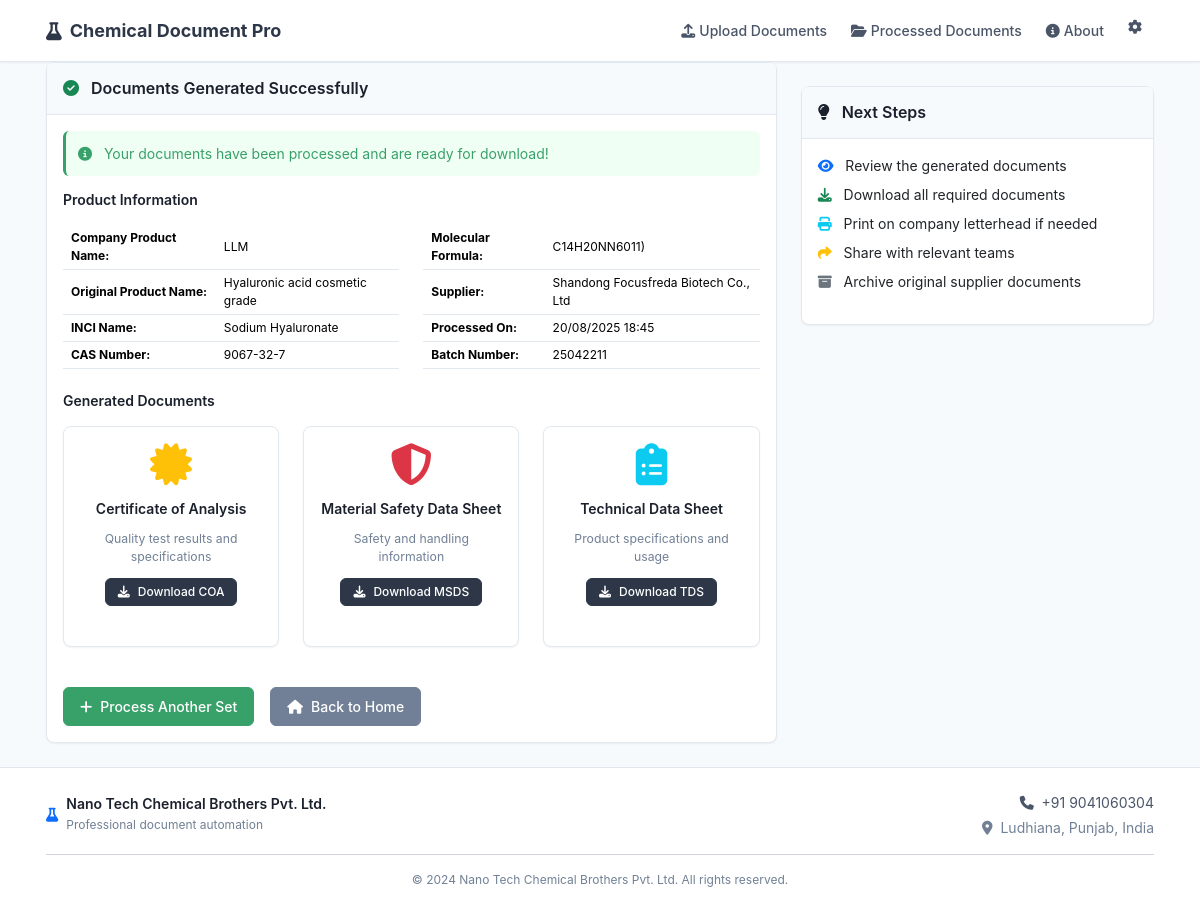
The app's page /results/9 with its own data.
### models.py (models this page shows, shortened)
class DocumentSet(db.Model):
    id = db.Column(db.Integer, primary_key=True)
    original_product_name = db.Column(db.String(200), nullable=False)
    company_product_name = db.Column(db.String(200), nullable=False)
    supplier_name = db.Column(db.String(200), nullable=False)
    cas_number = db.Column(db.String(50))
    inci_name = db.Column(db.String(200))
    molecular_formula = db.Column(db.String(100))
    batch_number = db.Column(db.String(100))
    manufacturing_date = db.Column(db.Date)
    expiry_date = db.Column(db.Date)
    created_at = db.Column(db.DateTime, default=datetime.utcnow)
    supplier_coa_path = db.Column(db.String(500))
    supplier_msds_path = db.Column(db.String(500))
    supplier_tds_path = db.Column(db.String(500))
    generated_coa_path = db.Column(db.String(500))
    generated_msds_path = db.Column(db.String(500))
    generated_tds_path = db.Column(db.String(500))
    extracted_data = db.Column(db.Text)  # Will store JSON string

### routes.py (the view)
@app.route('/results/<int:doc_set_id>')
def results(doc_set_id):
    doc_set = DocumentSet.query.get_or_404(doc_set_id)
    extracted_data = json.loads(doc_set.extracted_data) if doc_set.extracted_data else {}
    return render_template('results.html', doc_set=doc_set, extracted_data=extracted_data)

### templates/results.html (shortened to what this page needs)
{% extends "base.html" %}
{% block content %}
<div class="container">
    <div class="row">
        <div class="col-lg-8">
            <div class="card">
                <div class="card-header">
                    <h3 class="card-title mb-0">
                        <i class="fas fa-check-circle text-success me-2"></i>
                        Documents Generated Successfully
                    </h3>
                </div>
                <div class="card-body">
                    <div class="alert alert-success" role="alert">
                        <i class="fas fa-info-circle me-2"></i>
                        Your documents have been processed and are ready for download!
                    </div>
                    <h5 class="mb-3">Product Information</h5>
                    <div class="row mb-4">
                        <div class="col-md-6">
                            <table class="table table-sm">
                                <tr>
                                    <td><strong>Company Product Name:</strong></td>
                                    <td>{{ doc_set.company_product_name }}</td>
                                </tr>
                                <tr>
                                    <td><strong>Original Product Name:</strong></td>
                                    <td>{{ doc_set.original_product_name or 'N/A' }}</td>
                                </tr>
                                <tr>
                                    <td><strong>INCI Name:</strong></td>
                                    <td>{{ doc_set.inci_name or 'N/A' }}</td>
                                </tr>
                                <tr>
                                    <td><strong>CAS Number:</strong></td>
                                    <td>{{ doc_set.cas_number or 'N/A' }}</td>
                                </tr>
                            </table>
                        </div>
                        <div class="col-md-6">
                            <table class="table table-sm">
                                <tr>
                                    <td><strong>Molecular Formula:</strong></td>
                                    <td>{{ doc_set.molecular_formula or 'N/A' }}</td>
                                </tr>
                                <tr>
                                    <td><strong>Supplier:</strong></td>
                                    <td>{{ doc_set.supplier_name or 'N/A' }}</td>
                                </tr>
                                <tr>
                                    <td><strong>Processed On:</strong></td>
                                    <td>{{ doc_set.created_at.strftime('%d/%m/%Y %H:%M') }}</td>
                                </tr>
                                <tr>
                                    <td><strong>Batch Number:</strong></td>
                                    <td>{{ doc_set.batch_number or 'Auto-generated' }}</td>
                                </tr>
                            </table>
                        </div>
                    </div>
                    <h5 class="mb-3">Generated Documents</h5>
                    <div class="row">
                        <div class="col-md-4 mb-3">
                            <div class="card h-100">
                                <div class="card-body text-center">
                                    <i class="fas fa-certificate fa-3x text-warning mb-3"></i>
                                    <h6>Certificate of Analysis</h6>
                                    <p class="text-muted small">Quality test results and specifications</p>
                                    {% if doc_set.generated_coa_path %}
                                        <a href="{{ url_for('download', doc_set_id=doc_set.id, doc_type='coa') }}"
                                           class="btn btn-primary btn-sm">
                                            <i class="fas fa-download me-1"></i>Download COA
                                        </a>
                                    {% else %}
                                        <span class="text-muted">Not available</span>
                                    {% endif %}
                                </div>
                            </div>
                        </div>
                        <div class="col-md-4 mb-3">
                            <div class="card h-100">
                                <div class="card-body text-center">
                                    <i class="fas fa-shield-alt fa-3x text-danger mb-3"></i>
                                    <h6>Material Safety Data Sheet</h6>
                                    <p class="text-muted small">Safety and handling information</p>
                                    {% if doc_set.generated_msds_path %}
                                        <a href="{{ url_for('download', doc_set_id=doc_set.id, doc_type='msds') }}"
                                           class="btn btn-primary btn-sm">
                                            <i class="fas fa-download me-1"></i>Download MSDS
                                        </a>
                                    {% else %}
                                        <span class="text-muted">Not available</span>
                                    {% endif %}
                                </div>
                            </div>
                        </div>
                        <div class="col-md-4 mb-3">
                            <div class="card h-100">
                                <div class="card-body text-center">
                                    <i class="fas fa-clipboard-list fa-3x text-info mb-3"></i>
                                    <h6>Technical Data Sheet</h6>
                                    <p class="text-muted small">Product specifications and usage</p>
                                    {% if doc_set.generated_tds_path %}
                                        <a href="{{ url_for('download', doc_set_id=doc_set.id, doc_type='tds') }}"
                                           class="btn btn-primary btn-sm">
                                            <i class="fas fa-download me-1"></i>Download TDS
                                        </a>
                                    {% else %}
                                        <span class="text-muted">Not available</span>
                                    {% endif %}
                                </div>
                            </div>
                        </div>
                    </div>
                    <div class="d-grid gap-2 d-md-flex justify-content-md-start mt-4">
                        <a href="{{ url_for('upload') }}" class="btn btn-success me-md-2">
                            <i class="fas fa-plus me-1"></i>
                            Process Another Set
                        </a>
                        <a href="{{ url_for('index') }}" class="btn btn-secondary">
                            <i class="fas fa-home me-1"></i>
                            Back to Home
                        </a>
                    </div>
                </div>
            </div>
        </div>
        <div class="col-lg-4">
            <div class="card mt-4">
                <div class="card-header">
                    <h5 class="card-title mb-0">
                        <i class="fas fa-lightbulb me-2"></i>
                        Next Steps
                    </h5>
                </div>
                <div class="card-body">
                    <ul class="list-unstyled">
                        <li class="mb-2">
                            <i class="fas fa-eye text-primary me-2"></i>
                            Review the generated documents
                        </li>
                        <li class="mb-2">
                            <i class="fas fa-download text-success me-2"></i>
                            Download all required documents
                        </li>
                        <li class="mb-2">
                            <i class="fas fa-print text-info me-2"></i>
                            Print on company letterhead if needed
                        </li>
                        <li class="mb-2">
                            <i class="fas fa-share text-warning me-2"></i>
                            Share with relevant teams
                        </li>
                        <li class="mb-2">
                            <i class="fas fa-archive text-secondary me-2"></i>
                            Archive original supplier documents
                        </li>
                    </ul>
                </div>
            </div>
        </div>
    </div>
</div>
{% endblock %}

### static/css/custom.css (style rules this page uses)
:root { --primary: #2d3748; --primary-light: #4a5568; --primary-dark: #1a202c; --secondary: #718096; --accent: #3182ce; --success: #38a169; --warning: #d69e2e; --danger: #e53e3e; --white: #ffffff; --gray-50: #f7fafc; --gray-100: #edf2f7; --gray-200: #e2e8f0; --gray-300: #cbd5e1; --gray-400: #a0aec0; --gray-500: #718096; --gray-600: #4a5568; --gray-700: #2d3748; --gray-800: #1a202c; --gray-900: #171923; --space-xs: 0.25rem; --space-sm: 0.5rem; --space-md: 0.75rem; --space-lg: 1rem; --space-xl: 1.5rem; --space-2xl: 2rem; --font-size-xs: 0.75rem; --font-size-sm: 0.875rem; --font-size-base: 0.875rem; --font-size-lg: 1rem; --font-size-xl: 1.125rem; --font-size-2xl: 1.25rem; --font-size-3xl: 1.5rem; --shadow-sm: 0 1px 2px 0 rgb(0 0 0 / 0.05); --shadow: 0 1px 3px 0 rgb(0 0 0 / 0.1); --shadow-md: 0 4px 6px -1px rgb(0 0 0 / 0.1); --radius-sm: 0.25rem; --radius: 0.375rem; --radius-md: 0.5rem; --radius-lg: 0.75rem; }
body { font-family: -apple-system, BlinkMacSystemFont, 'Segoe UI', Roboto, 'Helvetica Neue', Arial, sans-serif; font-size: var(--font-size-base); line-height: 1.5; color: var(--gray-700); background: var(--gray-50); margin: 0; padding: 0; }
h1, h2, h3, h4, h5, h6 { color: var(--gray-800); font-weight: 600; margin-bottom: var(--space-md); }
h3 { font-size: var(--font-size-xl); }
h5 { font-size: var(--font-size-base); }
h6 { font-size: var(--font-size-sm); }
p { margin-bottom: var(--space-md); }
.card { background: var(--white); border: 1px solid var(--gray-200); border-radius: var(--radius-md); box-shadow: var(--shadow-sm); margin-bottom: var(--space-xl); transition: all 0.2s ease; }
.card-header { background: var(--gray-50); border-bottom: 1px solid var(--gray-200); padding: var(--space-lg); border-radius: var(--radius-md) var(--radius-md) 0 0; }
.card-body { padding: var(--space-lg); }
.card-title { font-size: var(--font-size-lg); font-weight: 600; color: var(--gray-800); margin-bottom: 0; }
.btn { font-size: var(--font-size-sm); font-weight: 500; padding: var(--space-sm) var(--space-lg); border-radius: var(--radius); border: 1px solid transparent; transition: all 0.2s ease; display: inline-flex; align-items: center; gap: var(--space-xs); }
.btn-sm { padding: var(--space-xs) var(--space-md); font-size: var(--font-size-xs); }
.btn-primary { background: var(--primary); border-color: var(--primary); color: white; }
.btn-secondary { background: var(--gray-500); border-color: var(--gray-500); color: white; }
.btn-success { background: var(--success); border-color: var(--success); color: white; }
.table { font-size: var(--font-size-sm); margin-bottom: 0; }
.table th, .table td { padding: var(--space-sm); border-color: var(--gray-200); vertical-align: middle; }
.table-sm th, .table-sm td { padding: var(--space-xs) var(--space-sm); font-size: var(--font-size-xs); }
.alert { font-size: var(--font-size-sm); padding: var(--space-md); border: none; border-radius: var(--radius); border-left: 3px solid; }
.alert-success { background: #f0fff4; color: var(--success); border-left-color: var(--success); }
.container { padding: 0 var(--space-lg); }
.text-muted { color: var(--gray-500) !important; }
.card, .alert { animation: fadeIn 0.2s ease-out; }

### records on screen
DocumentSet: company_product_name "LLM", original_product_name "Hyaluronic acid cosmetic grade", inci_name "Sodium Hyaluronate", cas_number "9067-32-7", molecular_formula "C14H20NN6011)", supplier_name "Shandong Focusfreda Biotech Co., Ltd", created_at "20/08/2025 18:45", batch_number "25042211"
